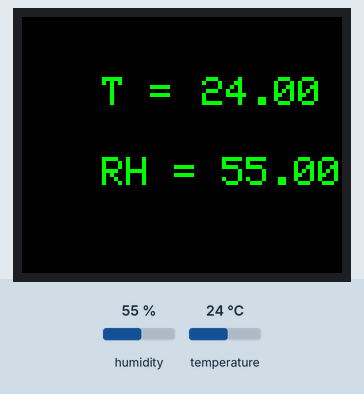
A sketch run on a simulated Arduino Uno, built for the host (arithmetic inside an expression is 32-bit, double 64-bit). On the bench: 160×128 colour display. The test bench sets the inputs (shaded band); at power-on: humidity 55 %, temperature 24 °C.

Above: at 4.9 s.
5.0 s: humidity set to 22 %
At 7.1 s:
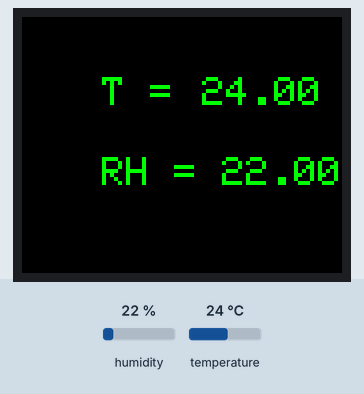
9.6 s: temperature set to 12 °C
At 11.1 s:
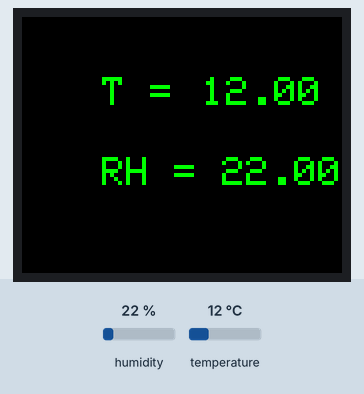
13.7 s: humidity set to 40 %
At 15.0 s:
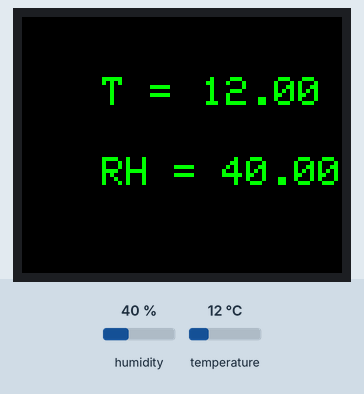
17.8 s: temperature set to 19 °C
At 19.0 s:
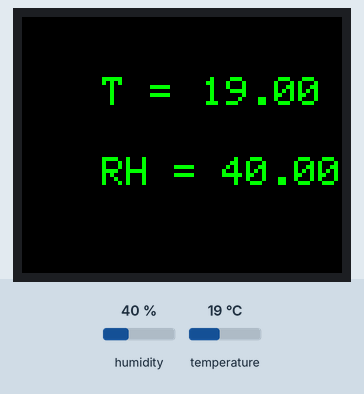
Timing chart, 0 to 20.8 s (numbered marks = the images above; inputs shaded):
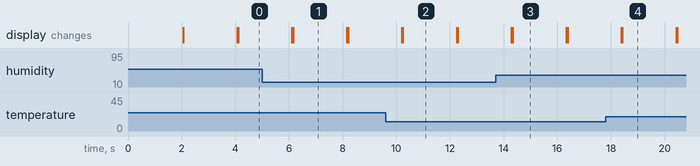

Measured:
- after the input at 5.0 s, the display: first differs from a run without the input after 1.2 s (image 1)
- after the input at 9.6 s, the display: first differs from a run without the input after 0.65 s (image 2)
- after the input at 13.7 s, the display: first differs from a run without the input after 0.64 s (image 3)
- after the input at 17.8 s, the display: first differs from a run without the input after 0.63 s (image 4)
- what the display in image 1 shows lasts 2.0 s, from 6.2 s to 8.2 s

The sketch:

dz3_2.ino
```cpp
#include "DHT.h"
#include <TFT.h>
#include <SPI.h>

#define DHTPIN 2
#define CS 10
#define DC 9
#define RST 8

DHT dht(DHTPIN, DHT11);
TFT TFTscreen = TFT(CS, DC, RST);

char buffer[5];

void setup()
{
  Serial.begin(9600);

  dht.begin();

  TFTscreen.begin();
  TFTscreen.background(0, 0, 0); // Очистим экран дисплея
  TFTscreen.setTextSize(2);      // Устанавливаем размер шрифта
}

float val = 0;

void loop()
{
  delay(2000);

  TFTscreen.background ( 0 , 0 , 0 );

  float h = dht.readHumidity();
  float t = dht.readTemperature();

  // Проверка. Если не удается считать показания, выводится «Ошибка считывания», и программа завершает работу
  if (isnan(h) || isnan(t))
  {
    TFTscreen.stroke(255, 0, 0);
    TFTscreen.text("Error", 70, 40);
    TFTscreen.text("Sensor", 65, 60);
    return;
  }

  TFTscreen.stroke(0, 255, 0);
  TFTscreen.text("T = ", 40, 30);
  TFTscreen.text("RH = ", 40, 70);

  dtostrf(h, 5, 2, buffer);
  TFTscreen.text(buffer, 100, 70);
  memset(buffer, 0, 5);

  dtostrf(t, 5, 2, buffer);
  TFTscreen.text(buffer, 90, 30);
  memset(buffer, 0, 5);
}
```
